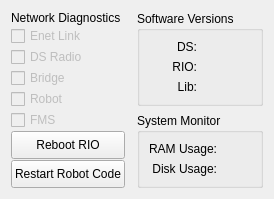
      <widget class="QWidget" name="DiagnosticsTab">
       <attribute name="icon">
        <iconset resource="../../etc/resources/resources.qrc">
         <normaloff>:/icons/Diagnostics.png</normaloff>:/icons/Diagnostics.png</iconset>
       </attribute>
       <attribute name="title">
        <string/>
       </attribute>
       <attribute name="toolTip">
        <string>Diagnostics</string>
       </attribute>
       <layout class="QHBoxLayout" name="horizontalLayout_2">
        <property name="spacing">
         <number>12</number>
        </property>
        <item>
         <widget class="QWidget" name="NetworkWidget" native="true">
          <layout class="QVBoxLayout" name="verticalLayout_6">
           <property name="spacing">
            <number>1</number>
           </property>
           <property name="leftMargin">
            <number>0</number>
           </property>
           <property name="topMargin">
            <number>0</number>
           </property>
           <property name="rightMargin">
            <number>0</number>
           </property>
           <property name="bottomMargin">
            <number>0</number>
           </property>
           <item>
            <widget class="QLabel" name="NetDiagLabel">
             <property name="text">
              <string>Network Diagnostics</string>
             </property>
             <property name="textFormat">
              <enum>Qt::PlainText</enum>
             </property>
            </widget>
           </item>
           <item>
            <widget class="QCheckBox" name="EnetLinkCheck">
             <property name="enabled">
              <bool>false</bool>
             </property>
             <property name="text">
              <string>Enet Link</string>
             </property>
            </widget>
           </item>
           <item>
            <widget class="QCheckBox" name="DsRadioCheck">
             <property name="enabled">
              <bool>false</bool>
             </property>
             <property name="text">
              <string>DS Radio</string>
             </property>
            </widget>
           </item>
           <item>
            <widget class="QCheckBox" name="BridgeCheck">
             <property name="enabled">
              <bool>false</bool>
             </property>
             <property name="text">
              <string>Bridge</string>
             </property>
            </widget>
           </item>
           <item>
            <widget class="QCheckBox" name="RobotCheck">
             <property name="enabled">
              <bool>false</bool>
             </property>
             <property name="text">
              <string>Robot</string>
             </property>
            </widget>
           </item>
           <item>
            <widget class="QCheckBox" name="FmsCheck">
             <property name="enabled">
              <bool>false</bool>
             </property>
             <property name="text">
              <string>FMS</string>
             </property>
            </widget>
           </item>
           <item>
            <spacer name="_s11">
             <property name="orientation">
              <enum>Qt::Vertical</enum>
             </property>
             <property name="sizeHint" stdset="0">
              <size>
               <width>0</width>
               <height>0</height>
              </size>
             </property>
            </spacer>
           </item>
           <item>
            <widget class="QPushButton" name="RebootRioButton">
             <property name="minimumSize">
              <size>
               <width>0</width>
               <height>28</height>
              </size>
             </property>
             <property name="maximumSize">
              <size>
               <width>16777215</width>
               <height>28</height>
              </size>
             </property>
             <property name="text">
              <string>Reboot RIO</string>
             </property>
            </widget>
           </item>
           <item>
            <widget class="QPushButton" name="RestartCodeButton">
             <property name="minimumSize">
              <size>
               <width>0</width>
               <height>28</height>
              </size>
             </property>
             <property name="maximumSize">
              <size>
               <width>16777215</width>
               <height>28</height>
              </size>
             </property>
             <property name="text">
              <string>Restart Robot Code</string>
             </property>
            </widget>
           </item>
          </layout>
         </widget>
        </item>
        <item>
         <widget class="QWidget" name="InformationWidget" native="true">
          <layout class="QVBoxLayout" name="verticalLayout_8">
           <property name="spacing">
            <number>1</number>
           </property>
           <property name="leftMargin">
            <number>0</number>
           </property>
           <property name="topMargin">
            <number>0</number>
           </property>
           <property name="rightMargin">
            <number>0</number>
           </property>
           <property name="bottomMargin">
            <number>0</number>
           </property>
           <item>
            <widget class="QGroupBox" name="VersionBox">
             <property name="title">
              <string>Software Versions</string>
             </property>
             <layout class="QGridLayout" name="gridLayout_4">
              <item row="0" column="0">
               <widget class="QLabel" name="DsVersionLabel">
                <property name="text">
                 <string>DS:</string>
                </property>
                <property name="textFormat">
                 <enum>Qt::PlainText</enum>
                </property>
                <property name="alignment">
                 <set>Qt::AlignRight|Qt::AlignTrailing|Qt::AlignVCenter</set>
                </property>
               </widget>
              </item>
              <item row="1" column="0">
               <widget class="QLabel" name="RioVersionLabel">
                <property name="text">
                 <string>RIO:</string>
                </property>
                <property name="textFormat">
                 <enum>Qt::PlainText</enum>
                </property>
                <property name="alignment">
                 <set>Qt::AlignRight|Qt::AlignTrailing|Qt::AlignVCenter</set>
                </property>
               </widget>
              </item>
              <item row="2" column="0">
               <widget class="QLabel" name="LibVersionLabel">
                <property name="text">
                 <string>Lib:</string>
                </property>
                <property name="textFormat">
                 <enum>Qt::PlainText</enum>
                </property>
                <property name="alignment">
                 <set>Qt::AlignRight|Qt::AlignTrailing|Qt::AlignVCenter</set>
                </property>
               </widget>
              </item>
              <item row="0" column="1">
               <widget class="QLabel" name="DsVersion">
                <property name="text">
                 <string/>
                </property>
                <property name="textFormat">
                 <enum>Qt::PlainText</enum>
                </property>
               </widget>
              </item>
              <item row="1" column="1">
               <widget class="QLabel" name="RioVersion">
                <property name="text">
                 <string/>
                </property>
                <property name="textFormat">
                 <enum>Qt::PlainText</enum>
                </property>
               </widget>
              </item>
              <item row="2" column="1">
               <widget class="QLabel" name="LibVersion">
                <property name="text">
                 <string/>
                </property>
                <property name="textFormat">
                 <enum>Qt::PlainText</enum>
                </property>
               </widget>
              </item>
             </layout>
            </widget>
           </item>
           <item>
            <spacer name="verticalSpacer_5">
             <property name="orientation">
              <enum>Qt::Vertical</enum>
             </property>
             <property name="sizeHint" stdset="0">
              <size>
               <width>0</width>
               <height>0</height>
              </size>
             </property>
            </spacer>
           </item>
           <item>
            <widget class="QGroupBox" name="MonitorBox">
             <property name="title">
              <string>System Monitor</string>
             </property>
             <layout class="QGridLayout" name="gridLayout_5">
              <item row="0" column="0">
               <widget class="QLabel" name="RamLabel">
                <property name="text">
                 <string>RAM Usage:</string>
                </property>
                <property name="textFormat">
                 <enum>Qt::PlainText</enum>
                </property>
                <property name="alignment">
                 <set>Qt::AlignRight|Qt::AlignTrailing|Qt::AlignVCenter</set>
                </property>
               </widget>
              </item>
              <item row="1" column="0">
               <widget class="QLabel" name="DiskLabel">
                <property name="text">
                 <string>Disk Usage:</string>
                </property>
                <property name="textFormat">
                 <enum>Qt::PlainText</enum>
                </property>
                <property name="alignment">
                 <set>Qt::AlignRight|Qt::AlignTrailing|Qt::AlignVCenter</set>
                </property>
               </widget>
              </item>
              <item row="0" column="1">
               <widget class="QLabel" name="RamUsage">
                <property name="text">
                 <string/>
                </property>
                <property name="textFormat">
                 <enum>Qt::PlainText</enum>
                </property>
               </widget>
              </item>
              <item row="1" column="1">
               <widget class="QLabel" name="DiskUsage">
                <property name="text">
                 <string/>
                </property>
                <property name="textFormat">
                 <enum>Qt::PlainText</enum>
                </property>
               </widget>
              </item>
             </layout>
            </widget>
           </item>
          </layout>
         </widget>
        </item>
       </layout>
      </widget>
